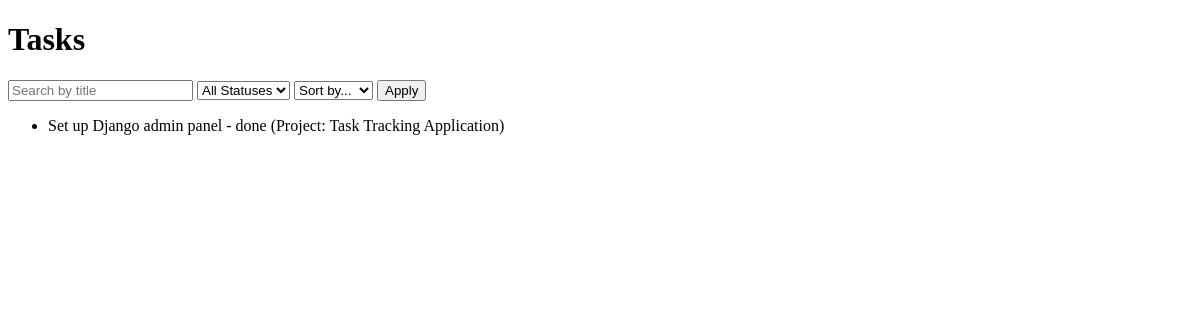
Page /tasks/ on the earlier database version.
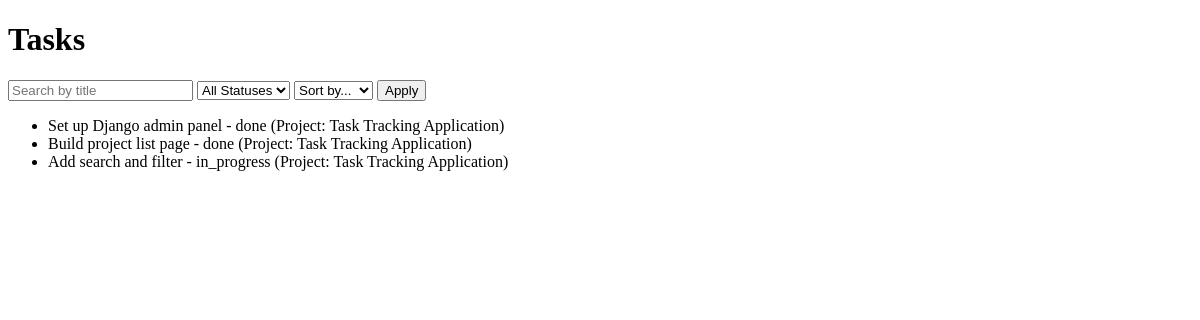
Same page on the later database version.
### tasks/models.py (models this page shows, shortened)
class Task(models.Model):
    STATUS_CHOICES =[
        ('todo','To Do'),
        ('in_progress','In progress'),
        ('done','Done'),
    ]
    project = models.ForeignKey(Project, on_delete=models.CASCADE,related_name='tasks')
    title = models.CharField(max_length=200)
    description = models.TextField(blank=True)
    status = models.CharField(max_length=20,choices=STATUS_CHOICES, default='todo')
    assigned_to = models.ForeignKey(User, on_delete=models.SET_NULL,null=True,blank=True)
    created_at = models.DateTimeField(auto_now_add=True)
    due_date = models.DateField(null=True,blank=True)

class Project(models.Model):
    name =models.CharField(max_length=200)
    description = models.TextField(blank=True)
    created_at =models.DateTimeField(auto_now_add=True)

### tasks/views.py (the view)
# urls.py: path('tasks/', views.task_list, name='task_list'),
def task_list(request):
    tasks = Task.objects.all()
    search_query = request.GET.get('search', '')
    if search_query:
        tasks = tasks.filter(title__icontains=search_query)
    status_filter = request.GET.get('status','')
    if status_filter:
        tasks = tasks.filter(status=status_filter)
    sort_by = request.GET.get('sort','')
    if sort_by:
        tasks = tasks.order_by(sort_by)
    context = {
        'tasks': tasks,
        'search_query': search_query,
        'status_filter': status_filter,
        'sort_by': sort_by,
    }
    return render(request, 'tasks/task_list.html', context)

### tasks/templates/tasks/task_list.html (shortened to what this page needs)
<!DOCTYPE html>
<html>
<head>
</head>
<body>
    <h1>Tasks</h1>
    <form method="get">
        <input type="text" name="search" placeholder="Search by title" value="{{ search_query }}">
    <select name="status">
        <option value="">All Statuses</option>
    </select>
      <select name="sort">
            <option value="">Sort by...</option>
        </select>
        <button type="submit">Apply</button>
    </form>
    <ul>
        {% for task in tasks %}
            <li>{{ task.title }} - {{ task.status }} (Project: {{ task.project.name }})</li>
        {% endfor %}
    </ul>
</body>
</html>

Differences in the rows shown:
added Task: title "Build project list page", status "done", project.name "Task Tracking Application"
added Task: title "Add search and filter", status "in_progress", project.name "Task Tracking Application"
